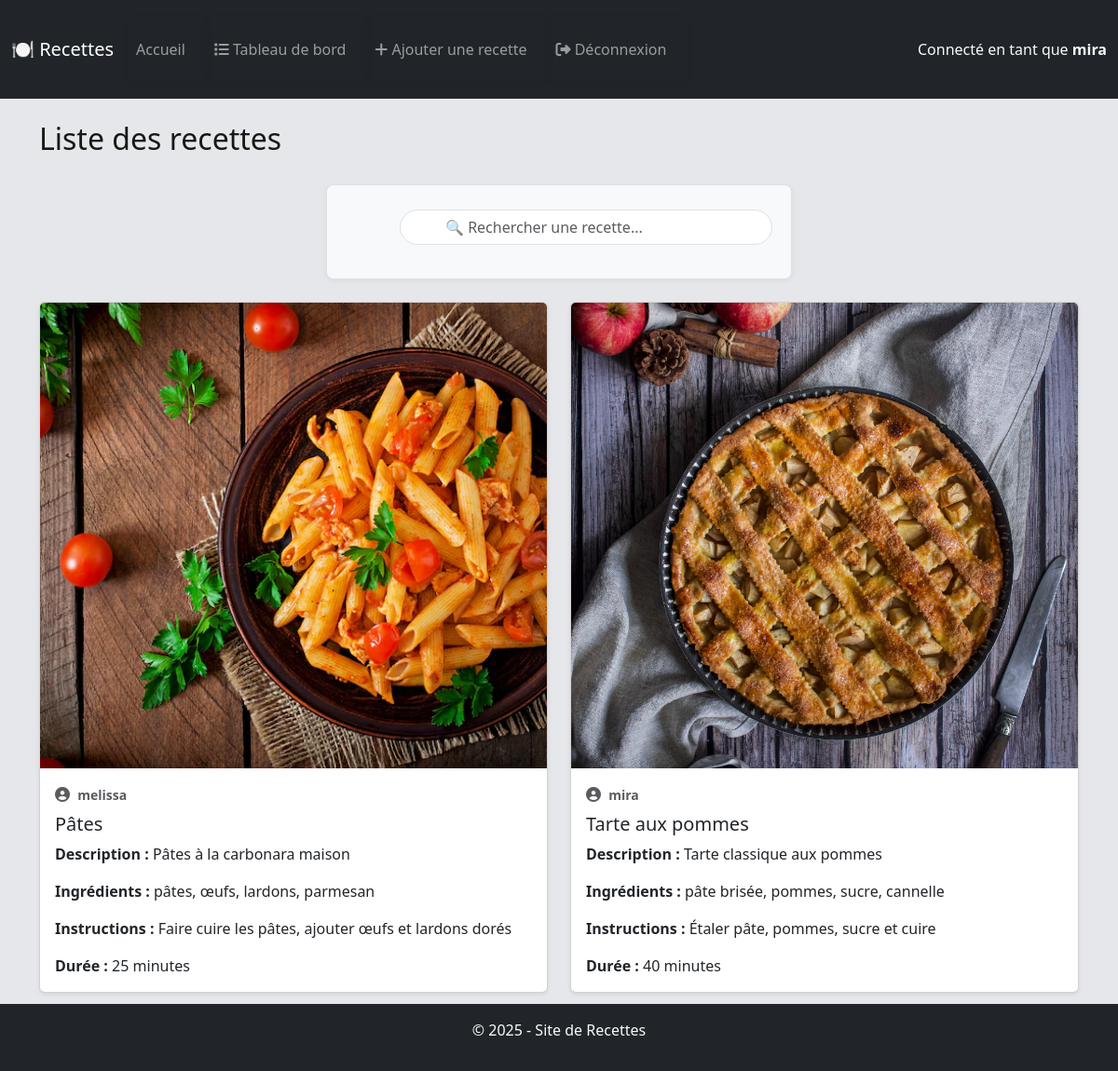
Screenshot of / (signed in) with the database file from the repository.
### tables this page shows
CREATE TABLE `recettes` (
  `id` INT(11) NOT NULL AUTO_INCREMENT,
  `user_id` INT(11),
  `titre` VARCHAR(100) NOT NULL,
  `description` TEXT NOT NULL,
  `ingredients` TEXT,
  `instructions` TEXT,
  `duree` INT(11),
  `image_url` VARCHAR(255),
  PRIMARY KEY (`id`),
  KEY `user_id` (`user_id`),
  CONSTRAINT `recettes_ibfk_1` FOREIGN KEY (`user_id`) REFERENCES `users` (`id`) ON DELETE CASCADE
);

CREATE TABLE `users` (
  `id` INT(11) NOT NULL AUTO_INCREMENT,
  `username` VARCHAR(50) NOT NULL,
  `password_hash` VARCHAR(255) NOT NULL,
  PRIMARY KEY (`id`)
);

### controller/RecetteController.php (called while the page is built, shortened)
<?php
require_once 'model/Recette.php';
class RecetteController {
    public function accueil() {
        if (isset($_GET['search']) && !empty(trim($_GET['search']))) {
            $recettes = Recette::searchByTitre($_GET['search']);
        } else {
            $recettes = Recette::getAll();
        }
        include 'view/accueil.php';
    }
}
?>

### model/Recette.php (called while the page is built, shortened)
<?php
class Recette {
    public static function getAll() {
        $pdo = Database::connect();
        $sql = "SELECT recettes.*, users.username
                FROM recettes
                LEFT JOIN users ON recettes.user_id = users.id";
        return $pdo->query($sql)->fetchAll();
    }
}
?>

### view/accueil.php (the view, shortened to what this page needs)
<?php include 'view/templates/header.php'; ?>
<h2 class="mb-4">Liste des recettes</h2>
<form method="GET" class="search-bar mb-4" >
    <input type="text" name="search" class="form-control ps-5"
           placeholder="🔍 Rechercher une recette..."
           value="<?= isset($_GET['search']) ? htmlspecialchars($_GET['search']) : '' ?>">
</form>
<div class="row">
    <?php foreach ($recettes as $r): ?>
        <div class="col-md-6 mb-4">
            <div class="card h-100 shadow-sm">
                <?php if (!empty($r['image_url'])): ?>
                    <img src="<?= htmlspecialchars($r['image_url']) ?>" class="card-img-top" alt="Image de <?= htmlspecialchars($r['titre']) ?>">
                <?php endif; ?>
                <div class="card-body">
                    <p class="text-muted mb-2">
                        <i class="fas fa-user-circle me-1"></i>
                        <small><strong><?= htmlspecialchars($r['username']) ?></strong>
                        </small>
                    </p>
                    <h5 class="card-title"><?= htmlspecialchars($r['titre']) ?></h5>
                    <p class="card-text"><strong>Description :</strong> <?= htmlspecialchars($r['description']) ?></p>
                    <p class="card-text"><strong>Ingrédients :</strong> <?= htmlspecialchars($r['ingredients']) ?></p>
                    <p class="card-text"><strong>Instructions :</strong> <?= htmlspecialchars($r['instructions']) ?></p>
                    <p class="card-text"><strong>Durée :</strong> <?= htmlspecialchars($r['duree']) ?> minutes</p>
                </div>
            </div>
        </div>
    <?php endforeach; ?>
</div>
<?php include 'view/templates/footer.php'; ?>

### css/style.css (style rules this page uses)
body { font-family: 'Segoe UI', Tahoma, sans-serif; background-color: #e6e7eb; color: #333; padding-bottom: 60px; }
h1, h2 { color: #141a14; }
form { max-width: 500px; margin: 30px auto; padding: 20px; background-color: #f8f9fa; border: 1px solid #dee2e6; border-radius: 8px; box-shadow: 0 2px 6px rgba(0, 0, 0, 0.05); }
form input, form textarea, form select { width: 100%; padding: 10px; margin-top: 6px; margin-bottom: 16px; border: 1px solid #ccc; border-radius: 4px; box-sizing: border-box; }
.card-img-top { width: 100%; height: 500px; object-fit: cover; object-position: center; }
.search-bar input { border-radius: 20px; padding: 8px 12px; height: 38px; max-width: 400px; margin-left: auto; position: relative; }

### rows the page displays
recettes: image_url (picture), user.username "melissa", titre "Pâtes", description "Pâtes à la carbonara maison", ingredients "pâtes, œufs, lardons, parmesan", instructions "Faire cuire les pâtes, ajouter œufs et lardons dorés", duree "25"
recettes: image_url (picture), user.username "mira", titre "Tarte aux pommes", description "Tarte classique aux pommes", ingredients "pâte brisée, pommes, sucre, cannelle", instructions "Étaler pâte, pommes, sucre et cuire", duree "40"

### other values shown
$_SESSION['user'] "mira"
